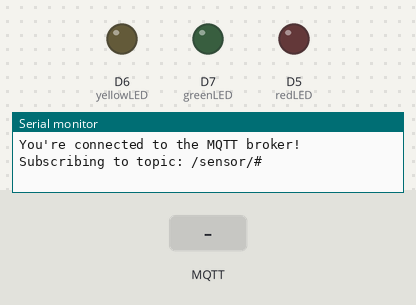
This sketch was run on a simulated ESP8266 (Wemos D1 mini). On the bench: output pins drawn as LEDs (lit = HIGH), the last lines printed to the serial monitor. Dashed ring = blinking. The test bench sets the inputs (shaded band). WiFi joins after 1.5 s; servers stay silent unless stated; no MQTT or app messages arrive unless stated.

Above: at 2.8 s.
2.9 s: MQTT message "blink" arrives on the first subscribed topic
4.4 s: MQTT message "1" arrives on the first subscribed topic
At 4.67 s:
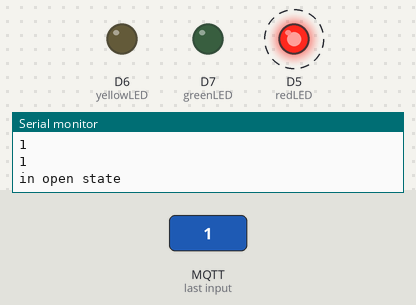
7.4 s: MQTT message "0" arrives on the first subscribed topic
At 7.4 s:
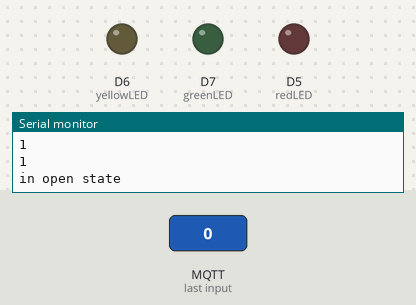
Timing chart, 0 to 10.4 s (numbered marks = the images above; inputs shaded):
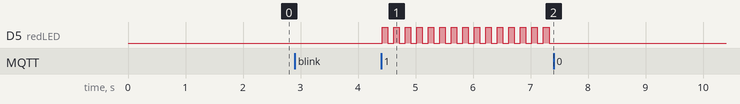

The sketch:

arduino_stoplight__1_.ino
```cpp
#include <ESP8266WiFi.h>
#include <ArduinoMqttClient.h>

const char* wifiSSID = "Brian's Pixel"; // In order for this to work, you MUST specify the SSID for your wifi
const char* wifiPSK = "00000007"; // And the preshared key (wifi password)

int mytime = 0;
int redLED = D5;
int yellowLED = D6;
int greenLED = D7;
bool isLOOP = false;
bool firstLoop = true;
bool isOpen = false;
int state = -1;
String msg;
char letter;
String red = "red";
String yellow = "yellow";
String green = "green";
unsigned long previousMillis = 0;
const long interval = 100;
int ledState = LOW;


WiFiClient wifiClient;
MqttClient mqttClient(wifiClient);

const char broker[] = "192.168.18.68";
int port = 1883;
const char topic[]  = "/sensor/#";

WiFiServer server(80); // This sets which port our server will listen on

//WiFiClient client = server.available(); // Create a new client object for available connections

void setup() {
  // put your setup code here, to run once:
  Serial.begin(9600);
  // int myTime = 0;
  pinMode(redLED, OUTPUT);
  pinMode(yellowLED, OUTPUT);
  pinMode(greenLED, OUTPUT);
  digitalWrite(greenLED, LOW);
  digitalWrite(yellowLED, LOW);
  digitalWrite(redLED, LOW);

  // ** Connect to WiFi network - Adapted from http://www.esp8266learning.com/wemos-webserver-example.php

  Serial.print("Connecting to "); // Display debugging connection info

  Serial.println(wifiSSID); // Print the configured SSID to the Serial Monitor

  WiFi.begin(wifiSSID, wifiPSK); // Use the provided SSID and PSK to connect

  while (WiFi.status() != WL_CONNECTED) { // If not connected to wifi

  delay(500); // Pause

  Serial.print("."); // Print a dot each loop while trying to connect

  }

  Serial.println("");

  Serial.println("WiFi connected"); // Print "connected" message to the Serial Monitor

  server.begin(); // Start the web server

  Serial.println("Server started");

  Serial.print("Use this URL : "); // Print the connected IP address to the Serial Monitor

  Serial.print("http://");

  Serial.print(WiFi.localIP());

  Serial.println("/");

  // ** End Adapted Code - This is the end of the code that was adapted from www.esplearning.com

  Serial.print("Attempting to connect to the MQTT broker: ");
  Serial.println(broker);

  if (!mqttClient.connect(broker, port)) {
    Serial.print("MQTT connection failed! Error code = ");
    Serial.println(mqttClient.connectError());

    while (1);
  }

  Serial.println("You're connected to the MQTT broker!");
  Serial.println();

  // set the message receive callback
  mqttClient.onMessage(onMqttMessage);

  Serial.print("Subscribing to topic: ");
  Serial.println(topic);
  Serial.println();

  // subscribe to a topic
  mqttClient.subscribe(topic);


}

void loop() {
  // put your main code here, to run repeatedly:
  //WiFiClient client = server.available(); // Create a new client object for available connections
  mqttClient.poll();

  unsigned long currentMillis = millis();
  int myTime = millis();
  //if(firstLoop){
  //  myTime = 0;
  //}
  if (currentMillis - previousMillis >= interval && isOpen && state == 3) {
    // save the last time you blinked the LED
    previousMillis = currentMillis;

    // if the LED is off turn it on and vice-versa:
    if (ledState == LOW) {
      ledState = HIGH;
    } else {
      ledState = LOW;
    }

    // set the LED with the ledState of the variable:
    digitalWrite(redLED, ledState);
  }

  if(state == 0 && isOpen){
    digitalWrite(greenLED, LOW);
    digitalWrite(yellowLED, LOW);
    digitalWrite(redLED, HIGH);
  }
  if(state == 1 && isOpen){
    digitalWrite(greenLED, LOW);
    digitalWrite(yellowLED, HIGH);
    digitalWrite(redLED, LOW);
  }
  if(state == 2 && isOpen){
    digitalWrite(greenLED, HIGH);
    digitalWrite(yellowLED, LOW);
    digitalWrite(redLED, LOW);
  }

  /*
  if((myTime / 2000) % 3 == 0 && isLOOP){
    // Serial.println("0");
    digitalWrite(greenLED, HIGH);
    digitalWrite(yellowLED, LOW);
    digitalWrite(redLED, LOW);
    firstLoop = false;
  }
  if((myTime / 2000) % 3 == 1 && isLOOP){
    // Serial.println("1");
    digitalWrite(greenLED, LOW);
    digitalWrite(redLED, LOW);
    digitalWrite(yellowLED, HIGH);
    firstLoop = false;
  }
  if((myTime / 2000) % 3 == 2 && isLOOP){
    // Serial.println("2");
    digitalWrite(yellowLED, LOW);
    digitalWrite(redLED, HIGH);
    digitalWrite(greenLED, LOW);
    firstLoop = false;
  }

  */
/*
  if (client) { // If a client is connected, wait until it sends some data
    //while (!client.available()) { // If the client hasn't sent info, wait for it
    //  delay(10);
    //}

    String request = client.readStringUntil('\r'); // read the first line of the request
    Serial.println(request); // Echo the request to the Serial Monitor for debug

    client.flush(); // Wait until the buffers are clear

    if (request.indexOf("/loop") != -1) { // If the request is for the page "/led=on"
      isLOOP = true;
      firstLoop = true;
    }

    if (request.indexOf("/led=OFF") != -1) { // If the request is for the page "/led=off"
      isLOOP = false;
      digitalWrite(yellowLED, LOW);
      digitalWrite(redLED, LOW);
      digitalWrite(greenLED, LOW);
    }
    if (request.indexOf("/ledGREEN=ON") != -1) { // If the request is for the page "/led=off"
      isLOOP = false;
      digitalWrite(yellowLED, LOW);
      digitalWrite(redLED, LOW);
      digitalWrite(greenLED, HIGH);
    }
    if (request.indexOf("/ledYELLOW=ON") != -1) { // If the request is for the page "/led=off"
      isLOOP = false;
      digitalWrite(yellowLED, HIGH);
      digitalWrite(redLED, LOW);
      digitalWrite(greenLED, LOW);
    }
    if (request.indexOf("/ledRED=ON") != -1) { // If the request is for the page "/led=off"
      isLOOP = false;
      digitalWrite(yellowLED, LOW);
      digitalWrite(redLED, HIGH);
      digitalWrite(greenLED, LOW);
    }
    // ** End Adapted Code - This is the end of the code that was adapted from www.esplearning.com

    // Return the response

    client.println("HTTP/1.1 200 OK");
    client.println("Content-Type: text/html");
    client.println("");
    client.println("<!DOCTYPE HTML>");
    client.println("<html>");
    client.println("<head></head>");
    client.println("<body>");
    client.println("<h1>Stoplight Controller</h1>");
    client.println("<br>");
    client.println("<a href=\ledGREEN=ON><button>Green</button></a><br>");
    client.println("<a href=\ledYELLOW=ON><button>Yellow</button></a><br>");
    client.println("<a href=\ledRED=ON><button>Red</button></a><br>");
    client.println("<a href=\led=OFF><button>OFF</button></a><br>");
    client.println("<a href=\loop><button>Loop</button></a>");
    client.println("</body>");
    client.println("</html>");
  }

  //delay(100); // This introduces a little pause in each cycle. Probably helps save some power.
*/
}

void onMqttMessage(int messageSize) {
  // we received a message, print out the topic and contents
  Serial.println("Received a message with topic '");
  Serial.print(mqttClient.messageTopic());
  Serial.print("', length ");
  Serial.print(messageSize);
  Serial.println(" bytes:");
  msg = "";
  // use the Stream interface to print the contents
  while (mqttClient.available()) {
    letter = (char)mqttClient.read();
    msg = msg + letter;
    Serial.print(letter);
  }
  Serial.println();
  Serial.print(msg);
  Serial.println();
  if(msg == red){
      state = 0;
      Serial.println(state);
      //digitalWrite(greenLED, LOW);
      //digitalWrite(yellowLED, LOW);
      //digitalWrite(redLED, HIGH);
    }
    else if(msg.equals(yellow)){
      state = 1;
      Serial.println(state);
      //digitalWrite(greenLED, LOW);
      //digitalWrite(yellowLED, HIGH);
      //digitalWrite(redLED, LOW);
    }
    else if(msg.equals(green)){
      state = 2;
      Serial.println(state);
      //digitalWrite(greenLED, HIGH);
      //digitalWrite(yellowLED, LOW);
      //digitalWrite(redLED, LOW);
    }
    else if(msg.equals("blink")){
      Serial.println("in blink loop");
      state = 3;
    }
    else if(msg.equals("1")) {
      Serial.println("in open state");
      isOpen = true;
    }
    else if(msg.equals("0")){
      Serial.println("in closed state");
      isOpen = false;
      digitalWrite(greenLED, LOW);
      digitalWrite(yellowLED, LOW);
      digitalWrite(redLED, LOW);
    }
}
```

Measured:
- after the input at 4.4 s, D5 (redLED): alternates HIGH for 0.10 s and LOW for 0.10 s, starting at once
- after the input at 7.4 s, D5 (redLED): stops changing and stays LOW
